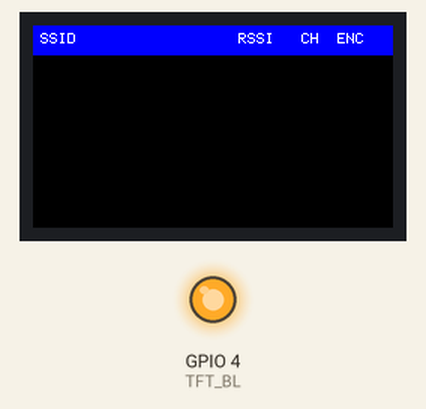
Simulated run of this sketch. Board: ESP32. Parts: 240×135 colour display, output pins drawn as LEDs (lit = HIGH). A WiFi scan finds three made-up networks.

Above: at 0.4 s.
At 2.4 s:
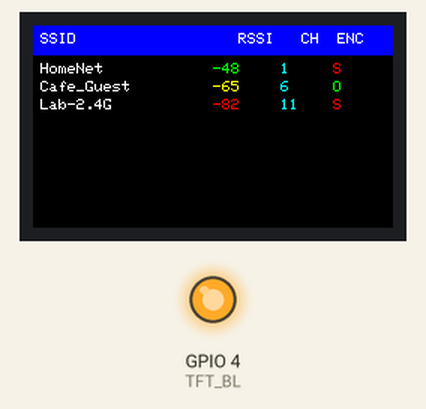

The sketch:

wifi_scan_screen.ino
```cpp
#include <WiFi.h>
#include <Adafruit_GFX.h>
#include <Adafruit_ST7789.h>
#include <SPI.h>

// Display pins for your board
#define TFT_CS   5
#define TFT_DC   16
#define TFT_RST  23
#define TFT_BL   4

// SPI pins
#define TFT_MOSI 19
#define TFT_SCLK 18

Adafruit_ST7789 tft = Adafruit_ST7789(TFT_CS, TFT_DC, TFT_RST);

void setup() {
  Serial.begin(115200);

  // Backlight on
  pinMode(TFT_BL, OUTPUT);
  digitalWrite(TFT_BL, HIGH);

  // Init SPI
  SPI.begin(TFT_SCLK, -1, TFT_MOSI, TFT_CS);

  // Init display (135 high, 240 wide)
  tft.init(135, 240);
  tft.setRotation(3);   // Landscape, correct orientation for your board

  // WiFi setup
  WiFi.mode(WIFI_STA);
  WiFi.disconnect(true);
  delay(100);

  // Welcome screen
  tft.fillScreen(ST77XX_BLACK);
  tft.setTextColor(ST77XX_GREEN);
  tft.setTextSize(2);
  tft.setCursor(10, 10);
  tft.println("WiFi Scanner");
}

void drawHeader() {
  tft.fillRect(0, 0, 240, 20, ST77XX_BLUE);
  tft.setTextColor(ST77XX_WHITE);
  tft.setCursor(5, 5);
  tft.setTextSize(1);
  tft.print("SSID                  RSSI   CH  ENC");
}

uint16_t rssiColor(int rssi) {
  if (rssi > -55) return ST77XX_GREEN;
  if (rssi > -70) return ST77XX_YELLOW;
  return ST77XX_RED;
}

void loop() {
  tft.fillScreen(ST77XX_BLACK);
  drawHeader();

  int n = WiFi.scanNetworks();
  int y = 25;

  if (n == 0) {
    tft.setCursor(10, 40);
    tft.setTextColor(ST77XX_RED);
    tft.setTextSize(2);
    tft.println("No networks");
  } else {
    for (int i = 0; i < n && y < 135; i++) {
      String ssid = WiFi.SSID(i);
      int rssi = WiFi.RSSI(i);
      int ch = WiFi.channel(i);
      wifi_auth_mode_t enc = WiFi.encryptionType(i);

      // Trim SSID to fit
      if (ssid.length() > 12) ssid = ssid.substring(0, 12);

      tft.setCursor(5, y);
      tft.setTextSize(1);
      tft.setTextColor(ST77XX_WHITE);
      tft.print(ssid);

      tft.setCursor(120, y);
      tft.setTextColor(rssiColor(rssi));
      tft.printf("%d", rssi);

      tft.setCursor(165, y);
      tft.setTextColor(ST77XX_CYAN);
      tft.printf("%d", ch);

      tft.setCursor(200, y);
      tft.setTextColor(enc == WIFI_AUTH_OPEN ? ST77XX_GREEN : ST77XX_RED);
      tft.print(enc == WIFI_AUTH_OPEN ? "O" : "S");

      y += 12;
    }
  }

  WiFi.scanDelete();
  delay(5000);
}
```

Measured:
- what the display in image 0 shows lasts 2.0 s, from 0.3 s to 2.3 s
- what the display in image 1 shows lasts 5.1 s, from 2.3 s to 7.4 s
